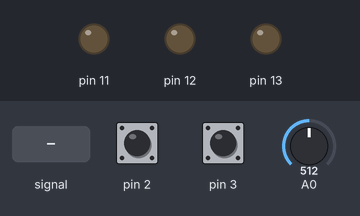
This sketch was run on a simulated Arduino Uno, built with avr-gcc and run on an emulated ATmega328P. Parts: output pins drawn as LEDs (lit = HIGH). Dashed ring = blinking. The test bench sets the inputs (shaded band); at power-on: pin 2 HIGH, A0 = 512, pin 3 HIGH. What the sketch prints to the serial monitor is not drawn.

Above: at 1.2 s.
1.3 s: pin 2 pulled LOW for 3.2 s
At 2.4 s:
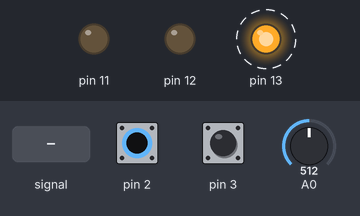
6.8 s: A0 fed a 200 Hz sine of ±255 counts around its level
8.9 s: A0 set to 306
11.0 s: pin 3 pulled LOW for 0.15 s
12.6 s: A0 fed a 1000 Hz sine of ±255 counts around its level
15.6 s: pin 3 pulled LOW for 1 s
Timing chart, 0 to 18.6 s (numbered marks = the images above; inputs shaded):
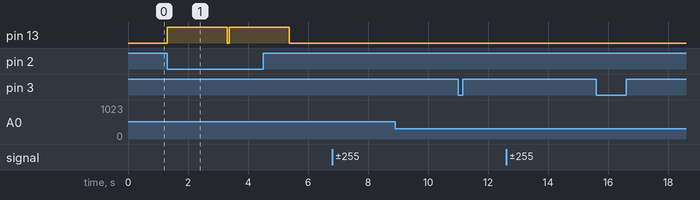

The sketch:

RockItOut_audio_processor.ino
```cpp
/*
Project: RockItOut_audio_processor
Author: Alberto Tam Yong
Date: 06/05/2015
*/

unsigned short samples_taken = 20;
unsigned int reading_zero = 300;
unsigned int reading_peak = 330;
unsigned int reading_bottom = 270;
unsigned short frequency_calculated[20];
unsigned int f_c_index = 0;
unsigned long init_time = 0;
unsigned long middle_time = 0;
unsigned long end_time = 0;

unsigned short sample_array1[400];
unsigned short sample_array1_size = 400;

enum SM1_states {SM1_start,SM1_wait,SM1_readPeak,SM1_readNode,SM1_readBottom,SM1_readNode2} SM1_state;

void Tick1()
{
  unsigned int reading_A0;
  switch(SM1_state)
  {
    case SM1_start:
      SM1_state = SM1_wait;
      break;
    case SM1_wait:
      reading_A0 = analogRead(A0);
      if(reading_A0 == reading_zero)
        SM1_state = SM1_readPeak;
      else
        SM1_state = SM1_wait;
      break;
    case SM1_readPeak:
      reading_A0 = analogRead(A0);
      if(reading_A0 == reading_peak)
        SM1_state = SM1_readNode;
      else if(reading_A0 > reading_zero)
        SM1_state = SM1_readPeak;
      else if(reading_A0 < reading_zero)
        SM1_state = SM1_wait;
      break;
    case SM1_readNode:
      reading_A0 = analogRead(A0);
      if(reading_A0 == reading_zero)
        SM1_state = SM1_readBottom;
      else if(reading_A0 > reading_zero)
        SM1_state = SM1_readNode;
      else if(reading_A0 < reading_zero)
        SM1_state = SM1_wait;
      break;
    case SM1_readBottom:
      reading_A0 = analogRead(A0);
      if(reading_A0 == reading_bottom)
        SM1_state = SM1_readNode2;
      else if(reading_A0 < reading_zero)
        SM1_state = SM1_readBottom;
      else if(reading_A0 > reading_zero)
        SM1_state = SM1_wait;
      break;
    case SM1_readNode2:
      reading_A0 = analogRead(A0);
      if(reading_A0 == reading_zero)
        SM1_state = SM1_wait;
      else if(reading_A0 < reading_zero)
        SM1_state = SM1_readNode2;
      else if(reading_A0 > reading_zero)
        SM1_state = SM1_wait;
      break;
    default:
      break;
  }
  switch(SM1_state)
  {
    case SM1_wait:
      init_time = millis();
      break;
    case SM1_readNode:
      middle_time = millis();
      break;
    case SM1_readNode2:
      end_time = millis();
      frequency_calculated[f_c_index] = end_time - init_time;
      if(f_c_index < (samples_taken-1))
        f_c_index++;
      else
        f_c_index = 0;
      break;
    default:
      break;
  }
}

void sample(unsigned long sample_time)
{
  unsigned long prev_time = millis();
  while(millis() - prev_time < sample_time)
  {
    Tick1();
  }
}

void sample2(unsigned long sample_time,unsigned short sample_array[])
{
  unsigned long prev_time = millis();
  unsigned long index = 0;
  while(millis() - prev_time < sample_time)
  {
    if(index < sample_array1_size)
    {
      sample_array[index] = analogRead(A0);
      index++;
    }
    else
    {
      break;
    }
  }
}

void display_sampled_data()
{
  for(int i = 0; i < samples_taken; i++)
  {
    Serial.print(i);
    Serial.print("\t");
    Serial.print(frequency_calculated[i]);
    Serial.println();
  }
}

void display_sampled_array(unsigned short sample_array[], unsigned short array_size)
{
  for(int i = 0; i < array_size; i++)
  {
    Serial.print(i);
    Serial.print(" ");
    Serial.println(sample_array[i]);
  }
}

void calculate_delta_pos(unsigned short sample_array[],unsigned short &array_size)
{
  for(int i = 1; i < array_size; i++)
  {
    sample_array[i-1] = sample_array[i] - sample_array[i-1];
    if(i == array_size-1)
    {
      sample_array[i] = 0;
      array_size--;
    }
  }
}

unsigned short total_readings = 0;

unsigned short math_frequency(unsigned short sample_array[],unsigned short sample_size,unsigned short total_samples,unsigned short duration)
{
  unsigned long result = 0;
  for(int i = 0; i < sample_size; i++)
  {
    result += sample_array[i];
  }
  result = result/sample_size;
  result = (1000*long(total_samples))/result;
  result = result/duration;
  return result;
}

unsigned short sample_max_pos[50];
unsigned short sample_min_pos[50];
unsigned short new_sample_max_pos[30];
unsigned short new_sample_min_pos[30];

unsigned short calculate_frequency_sampled_array(unsigned short sample_array[], unsigned short array_size)
{
  unsigned short sample_max = 0;
  unsigned short sample_min = 1024;
  unsigned short sample_max_pos_index = 0;
  unsigned short sample_min_pos_index = 0;
  unsigned short new_sample_max_pos_index = 0;
  unsigned short new_sample_min_pos_index = 0;

  unsigned short array_max_size = 50;
  unsigned short array_min_size = 50;

  unsigned char sample_margin_error = 5;
  unsigned char peak_debounce = 5;

  //Find max peak and min peak
  for(int i = 0; i < array_size; i++)
  {
    if(sample_array[i] < sample_min && sample_array[i] != 0)
    {
      sample_min = sample_array[i];
    }
    if(sample_array[i] > sample_max && sample_array[i] != 0)
    {
      sample_max = sample_array[i];
    }
  }

  //Store on memory the max and min peaks
  for(int i = 0; i < array_size; i++)
  {
    if(sample_array[i] <= sample_max + sample_margin_error &&
    sample_array[i] >= sample_max - sample_margin_error)
    {
      sample_max_pos[sample_max_pos_index] = i;
      sample_max_pos_index++;
    }

    if(sample_array[i] <= sample_min + sample_margin_error &&
    sample_array[i] >= sample_min - sample_margin_error)
    {
      sample_min_pos[sample_min_pos_index] = i;
      sample_min_pos_index++;
    }
  }

  /*
  //Cut array down to fit only necessary spaces
  for(int i = 0; i < array_max_size; i++)
  {
    if(sample_max_pos[i] == 0)
    {
      array_max_size = i;
      break;
    }
  }

  for(int i = 0; i < array_min_size; i++)
  {
    if(sample_min_pos[i] == 0)
    {
      array_min_size = i;
      break;
    }
  }
  */

  /*
  Serial.println("---------------------------------------");
  Serial.println("MAX");
  display_sampled_array(sample_max_pos,sample_max_pos_index);
  Serial.println("---------------------------------------");
  Serial.println("MIN");
  display_sampled_array(sample_min_pos,sample_min_pos_index);
  Serial.println("---------------------------------------");
  */

  //Look for redundant and repeated peak readings and only store peak
  unsigned short temp = 0;

  for(int i = 1; i < sample_max_pos_index; i++)
  {
    if(sample_max_pos[i] - sample_max_pos[i-1] <= peak_debounce)
    {
      temp++;
    }
    else
    {
      if(temp > 0)
      {
        new_sample_max_pos[new_sample_max_pos_index] = sample_max_pos[(i-(temp/2))];
        new_sample_max_pos_index++;
        temp = 0;
      }
      else
      {
        new_sample_max_pos[new_sample_max_pos_index] = sample_max_pos[i];
        new_sample_max_pos_index++;
      }
    }
  }

  temp = 0;
  for(int i = 1; i < sample_min_pos_index; i++)
  {
    if(sample_min_pos[i] - sample_min_pos[i-1] == 1)
    {
      temp++;
    }
    else
    {
      if(temp > 0)
      {
        new_sample_min_pos[new_sample_min_pos_index] = sample_min_pos[(i-(temp/2))];
        new_sample_min_pos_index++;
        temp = 0;
      }
      else
      {
        new_sample_min_pos[new_sample_min_pos_index] = sample_min_pos[i];
        new_sample_min_pos_index++;
      }
    }
  }
  /*
  Serial.println("---------------------------------------");
  Serial.println("MAX (w/ redundancies)");
  display_sampled_array(new_sample_max_pos,new_sample_max_pos_index);
  Serial.println("---------------------------------------");
  Serial.println("MIN (w/ redundancies)");
  display_sampled_array(new_sample_min_pos,new_sample_min_pos_index);
  Serial.println("---------------------------------------");
  */

  calculate_delta_pos(new_sample_max_pos,new_sample_max_pos_index);
  calculate_delta_pos(new_sample_min_pos,new_sample_min_pos_index);

  /*
  Serial.println("---------------------------------------");
  Serial.println("MAX Delta");
  display_sampled_array(new_sample_max_pos,new_sample_max_pos_index);
  Serial.println("---------------------------------------");
  Serial.println("MIN Delta");
  display_sampled_array(new_sample_min_pos,new_sample_min_pos_index);
  Serial.println("---------------------------------------");

  Serial.println("---------------------------------------");
  Serial.print("Max Frequecny: ");
  Serial.println(math_frequency(new_sample_max_pos,new_sample_max_pos_index,total_readings,25));
  Serial.println("---------------------------------------");
  Serial.print("MIN Frequency: ");
  Serial.println(math_frequency(new_sample_min_pos,new_sample_min_pos_index,total_readings,25));
  Serial.println("---------------------------------------");
  */
  return math_frequency(new_sample_min_pos,new_sample_min_pos_index,total_readings,25);
  //return math_frequency(new_sample_max_pos,new_sample_max_pos_index,total_readings,25);
}

void live_preview_sample_array(unsigned short sample_array[], unsigned short array_size)
{
  unsigned short sample_max = 0;
  unsigned short sample_min = 1024;
  unsigned short sample_max_pos_index = 0;
  unsigned short sample_min_pos_index = 0;

  for(int i = 0; i < array_size; i++)
  {
    if(sample_array[i] == 0)
    {
      array_size = i;
    }
  }

  total_readings = array_size;

  for(int i = 0; i < array_size; i++)
  {
    if(sample_array[i] < sample_min && sample_array[i] != 0)
    {
      sample_min = sample_array[i];
    }
    if(sample_array[i] > sample_max && sample_array[i] != 0)
    {
      sample_max = sample_array[i];
    }
  }

  for(int i = sample_max; i >= sample_min; i--)
  {
    Serial.print(i); //assuming i will always be 3 digits
    Serial.print(" ");
    for(int j = 0; j < array_size; j++)
    {
      if(sample_array[j] == i)
      {
        Serial.print("o");
      }
      else
      {
        Serial.print("-");
      }
    }
    Serial.println();
  }

  Serial.print("    ");
  for(int i = 0; i < array_size; i++)
  {
    Serial.print(i/100);
  }
  Serial.println();
  Serial.print("    ");
  for(int i = 0; i < array_size; i++)
  {
    Serial.print((i%100)/10);
  }
  Serial.println();
  Serial.print("    ");
  for(int i = 0; i < array_size; i++)
  {
    Serial.print(i%10);
  }
  Serial.println();

  Serial.println();
  Serial.println();
}

unsigned long prev_time_display_frequency_sampled = millis();

void display_frequency_sampled(unsigned long sample_time)
{
  if(millis() - prev_time_display_frequency_sampled > sample_time)
  {
    unsigned int output = calculate_frequency_sampled_array(sample_array1,sample_array1_size);
    Serial.write(output%256);
    Serial.write((output/256)%256);
    prev_time_display_frequency_sampled = millis();
  }
}

void init_array(unsigned short sample_array[],unsigned short array_size)
{
  for(int i = 0; i < array_size; i++)
  {
    sample_array[i] = 0;
  }
}

void setup() {
  Serial.begin(9600);

  pinMode(2,INPUT_PULLUP);
  pinMode(3,INPUT_PULLUP);
  pinMode(4,INPUT_PULLUP);
  pinMode(5,INPUT_PULLUP);

  pinMode(11,OUTPUT);
  pinMode(12,OUTPUT);
  pinMode(13,OUTPUT);

  init_array(frequency_calculated,samples_taken-1);
  init_array(sample_array1,sample_array1_size);
}

void loop() {
  if(digitalRead(2) == 0)
  {
    digitalWrite(13,HIGH);
    delay(2000);
    digitalWrite(13,LOW);
    sample2(50,sample_array1);
  }
  if(digitalRead(3) == 0)
  {
    display_sampled_array(sample_array1,sample_array1_size);
    delay(1000);
  }
  //if(digitalRead(4) == 0)
  if(true)
  {
    display_frequency_sampled(500);
  }
  //if(digitalRead(5) == 0)
  if(true)
  {
    sample2(25,sample_array1);
    //delay(10);
    //live_preview_sample_array(sample_array1,sample_array1_size);
    //delay(100);
  }
}
```

Measured:
- after the input at 1.3 s, pin 13: alternates HIGH for 2.0 s and LOW for 0.07 s, starting at once
- after the input at 6.8 s, every drawn part: stays the same
- after the input at 8.9 s, every drawn part: stays the same
- after the input at 11.0 s, every drawn part: stays the same
- after the input at 12.6 s, every drawn part: stays the same
- after the input at 15.6 s, every drawn part: stays the same
